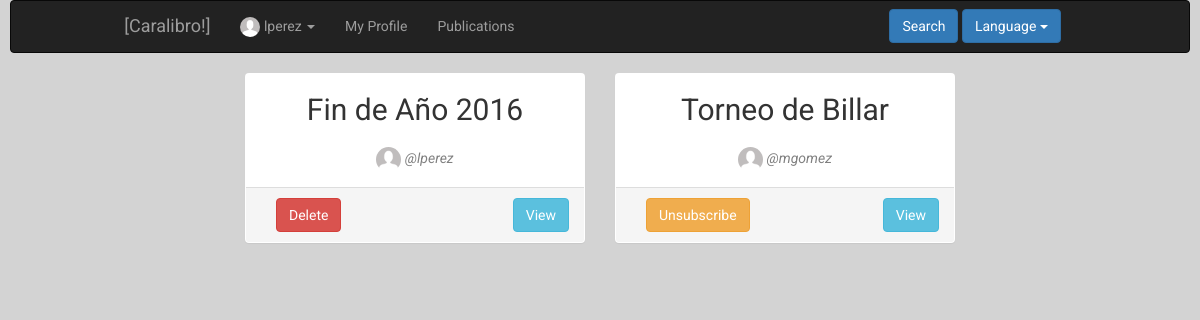
The app's page /index.php?controller=guest&action=showall&id=2 (signed in) with its own data.
### tables this page shows
CREATE TABLE IF NOT EXISTS `event` (
`id` int(11) NOT NULL,
  `creationdate` date NOT NULL,
  `owner` int(11) NOT NULL,
  `startdate` date NOT NULL,
  `enddate` date NOT NULL,
  `starthour` time NOT NULL,
  `endhour` time NOT NULL,
  `description` text NOT NULL,
  `status` tinyint(1) NOT NULL,
  `name` varchar(50) NOT NULL,
  `private` tinyint(1) NOT NULL
);

CREATE TABLE IF NOT EXISTS `user` (
`id` int(11) NOT NULL,
  `name` varchar(50) NOT NULL,
  `surname` varchar(100) NOT NULL,
  `email` varchar(100) NOT NULL,
  `phone` int(9) NOT NULL,
  `user` varchar(50) NOT NULL,
  `password` varchar(255) NOT NULL,
  `birthday` date NOT NULL,
  `address` varchar(100) NOT NULL,
  `status` tinyint(1) NOT NULL,
  `photo` varchar(255) DEFAULT NULL,
  `type` tinyint(1) NOT NULL,
  `private` tinyint(1) NOT NULL
);

### core/ViewManager.php (called while the page is built, shortened)
<?php
class ViewManager {
    private $variables = array();
    public function setVariable($varname, $value, $flash=false) {
        $this->variables[$varname] = $value;
    }
    public function getVariable($varname, $default=NULL) {
        if (!isset($this->variables[$varname])) {
            return $default;
        }
        return $this->variables[$varname];
    }
    public function render($controller, $viewname) {
        include(__DIR__."/../Views/$controller/$viewname.php");
    }
    private static $viewmanager_singleton = NULL;
    public static function getInstance() {
        if (self::$viewmanager_singleton == null) {
            self::$viewmanager_singleton = new ViewManager();
        }
        return self::$viewmanager_singleton;
    }
}

### Controllers/GUEST_Controller.php (called while the page is built, shortened)
<?php
require_once(__DIR__ . "/../core/ViewManager.php");
require_once(__DIR__ . "/../core/I18n.php");
require_once(__DIR__ . "/../Models/GUEST_Model.php");
class GUEST_Controller extends BaseController
{
    private $guestModel;
    public function __construct()
    {
        $this->guestModel = new GUEST_Model();
        $this->view->setLayout("base");
    }
    public function showall()
    {
        $userid = $_REQUEST["id"];
        $events = $this->guestModel->showall($userid);
        $this->view->setVariable("events", $events);
        $this->view->render("guest", "GUEST_SHOWALL_Vista");
    }
}

### index.php (called while the page is built, shortened)
<?php
function run() {
    try{
        $controller = loadController($_GET["controller"]);
        $actionName = $_GET["action"];
        $controller->$actionName();
    } catch (Exception $ex) {
        die($ex->getMessage());
    }
}
function loadController($controllerName) {
    return new $controllerClassName();
}
run();
?>

### Models/Event.php (called while the page is built, shortened)
<?php
class Event
{
    private $id;
    private $owner;
    private $name;
    public function __construct($id = NULL, $creationdate = NULL, $owner = NULL, $startdate = NULL, $enddate = NULL, $starthour = NULL, $endhour = NULL, $description = NULL, $status = NULL, $name = NULL, $private = NULL)
    {
        $this->id           = $id;
        $this->owner        = $owner;
        $this->name         = $name;
    }
    public function getID()
    {
        return $this->id;
    }
    public function setID($id)
    {
        $this->id = $id;
        return $this;
    }
    public function getOwner()
    {
        return $this->owner;
    }
    public function setOwner($owner)
    {
        $this->owner = $owner;
        return $this;
    }
    public function getName()
    {
        return $this->name;
    }
    public function setName($name)
    {
        $this->name = $name;
        return $this;
    }
}
?>

### Models/GUEST_Model.php (called while the page is built, shortened)
<?php
require_once(__DIR__ . "/../core/PDOConnection.php");
require_once(__DIR__ . "/../Models/Event.php");
class GUEST_Model
{
    private $db;
    public function __construct()
    {
        $this->db = PDOConnection::getInstance();
    }
    public function showall($currentuserid, $invited = 1)
    {
        $events = array();
        $sql = $this->db->prepare("
            SELECT distinct e.id, e.name, e.owner
            FROM event as e
            INNER JOIN guest as g
            ON e.id = g.event
            WHERE (g.member=? OR g.secondarymember=?) AND g.status=?
            ORDER BY e.name
            ");
        $sql->execute(array(
            $currentuserid,
            $currentuserid,
            $invited
        ));
        $events_db = $sql->fetchAll(PDO::FETCH_ASSOC);
        foreach ($events_db as $event) {
            $ev = new Event();
            $ev->setID($event["id"]);
            $ev->setName($event["name"]);
            $ev->setOwner($event["owner"]);
            array_push($events, $ev);
        }
        return $events;
    }
}

### core/PDOConnection.php (called while the page is built)
<?php
class PDOConnection {
    private static $dbhost = "127.0.0.1";
    private static $dbname = "ET3Grupo1";
    private static $dbuser = "ET3Grupo1";
    private static $dbpass = "ET3Grupo1";
    private static $db_singleton = null;
    public static function getInstance() {
        if (self::$db_singleton == null) {
            self::$db_singleton = new PDO(
                "mysql:host=".self::$dbhost.";dbname=".self::$dbname.";charset=utf8",
                self::$dbuser,
                self::$dbpass,
                array(
                    PDO::ATTR_EMULATE_PREPARES => false,
                    PDO::ATTR_ERRMODE => PDO::ERRMODE_EXCEPTION
                )
            );
        }
        return self::$db_singleton;
    }
}
?>

### Models/USER_Model.php (called while the page is built, shortened)
<?php
require_once(__DIR__."/../core/PDOConnection.php");
class USER_Model {
    private $db;
    public function __construct()
    {
        $this->db = PDOConnection::getInstance();
    }
    public function showcurrent($userID)
    {
        $sql = $this->db->prepare("SELECT * FROM user WHERE id=?");
        $sql->execute(array($userID));
        $user = $sql->fetch(PDO::FETCH_ASSOC);
        if($user != NULL) {
            return new User($user["id"], $user["user"], $user["name"], $user["surname"], $user["email"],
                                        $user["phone"], $user["birthday"], $user["address"], $user["status"],
                                        $user["photo"], $user["type"], $user["private"]);
        } else {
            return NULL;
        }
    }
}

### Models/User.php (called while the page is built, shortened)
<?php
class User {
    private $id;
    private $user;
    private $photo;
    public function __construct($id=NULL, $user=NULL, $name=NULL, $surname=NULL, $email=NULL, $phone=NULL,
                                $birthday=NULL, $address=NULL, $status=1, $photo=NULL, $type=0,
                                $private=0, $password=NULL)
    {
     $this->id = $id;
     $this->user = $user;
     $this->photo = $photo;
    }
    public function getID() {
        return $this->id;
    }
    public function setID($id) {
        $this->id = $id;
    }
    public function getUser() {
        return $this->user;
    }
    public function getPhoto() {
        return $this->photo;
    }
}

### Views/messages/messages_es.php (called while the page is built)
<?php
  $i18n_messages =
  array(
  )
?>

### core/I18n.php (called while the page is built, shortened)
<?php
class I18n {
  private $messages;
  public function setLanguage($language) {
    $this->messages = $i18n_messages;
  }
  public function i18n($key) {
    if (isset($this->messages[$key])){
      return $this->messages[$key];
    }else{
      return $key;
    }
  }
  private static $i18n_singleton = null;
  public static function getInstance() {
    if (self::$i18n_singleton == NULL) {
      self::$i18n_singleton = new I18n();
    }
    return self::$i18n_singleton;
  }
}
function i18n($key) {
  return I18n::getInstance()->i18n($key);
}

### Views/guest/GUEST_SHOWALL_Vista.php (the view, shortened to what this page needs)
<?php
require_once(__DIR__."/../../core/ViewManager.php");
require_once(__DIR__."/../../Models/USER_Model.php");
$view = ViewManager::getInstance();
$currentuserid = $view->getVariable("currentuserid");
$errors = $view->getVariable("errors");
$events = $view->getVariable("events");
$umapper = new USER_Model();
?>
<?php print_r($errors) ?>
	<div class="container-fluid">
		<div class="row">
			<?php foreach ($events as $event): ?>
				<div class="col-md-6">
					<div class="panel">
						<div class="panel-body">
							<div class="row text-center">
								<font class="pfname"><?=$event->getName() ?></font>
							</div>
							<div class="row" style="margin-top: 15px">
								<div class=" text-center">
									<?php $owner = $umapper->showcurrent($event->getOwner())?>
									<a href="index.php?controller=user&action=showcurrent&id=<?=$owner->getID() ?>">
						 				<?php if ($owner->getPhoto() != NULL): ?>
						 					<img class="img-circle smallPhoto" src="media/profileImages/<?=$owner->getPhoto() ?>" alt="">
						 				<?php else: ?>
						 					<img class="img-circle smallPhoto" src="media/profileImages/default.png" alt="">
						 				<?php endif ?>
					 				</a>
					 				<font class="user">  @<?=$owner->getUser() ?></font>
								</div>
							</div>
						</div>
						<div class="panel-footer">
							<div class="row">
								<div class="col-md-6">
									<?php if ($owner->getID() == $currentuserid): ?>
						 				<div class="col-md-6">
							 				<a href="index.php?controller=event&action=delete&id=<?= $event->getID()  ?>">
							 					<button class="btn btn-danger"><?= i18n("Delete") ?></button>
							 				</a>
							 			</div>
							 		<?php else: ?>
							 			<div class="col-md-6">
							 				<form action="index.php?controller=guest&action=delete" method="post">
							 					<button type="submit" name="id" value="<?=$event->getID() ?>"	 class="btn btn-warning"><?= i18n("Unsubscribe") ?></button>
							 				</form>
							 			</div>
						 			<?php endif ?>
								</div>
								<div class="col-md-6">
									<a href="index.php?controller=event&action=showcurrent&id=<?=$event->getID() ?>">
										<button class="btn btn-info pull-right">
											<?= i18n("View") ?>
										</button>
									</a>
								</div>
						</div>
							</div>
					</div>
				</div>
			<?php endforeach ?>
		</div>
	</div>

### css/style.css (style rules this page uses)
body { background-color: #d3d3d3; font-family: 'Roboto', sans-serif; }
.smallPhoto { height: 25px; width: 25px; }
.pfname { font-size: 30px; font-style: bold; margin-top: 10px; }
.user { font-style: italic; color: grey; }

### records on screen
event: name "Fin de Año 2016", owner.user "lperez"
event: name "Torneo de Billar", owner.user "mgomez", $event->getID() 2 (drawn)

### other values on screen
$currentuser "lperez"
i18n("My Profile") "My Profile"
i18n("Publications") "Publications"
i18n("Search") "Search"
i18n("Language") "Language"
